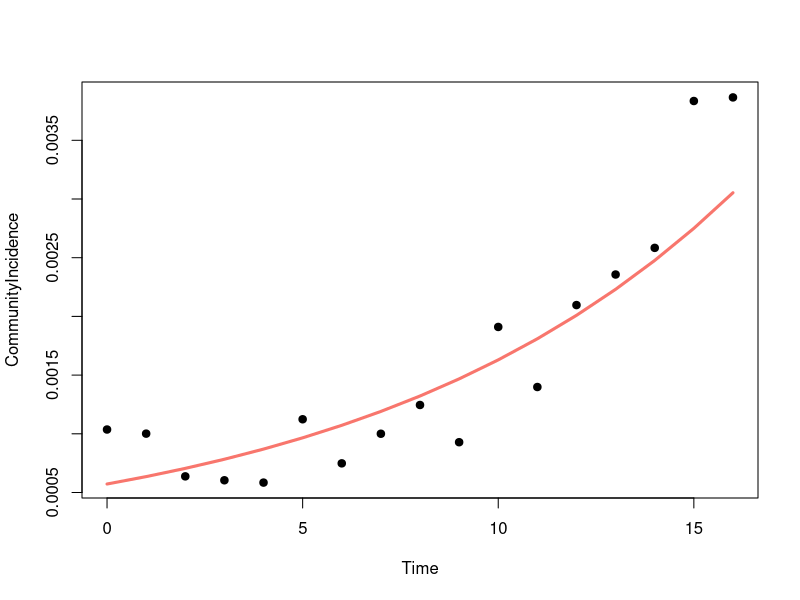
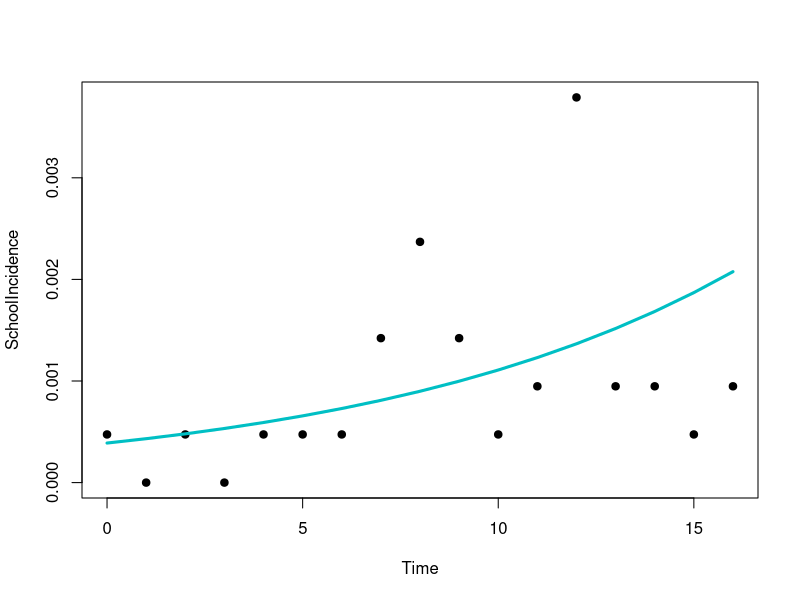
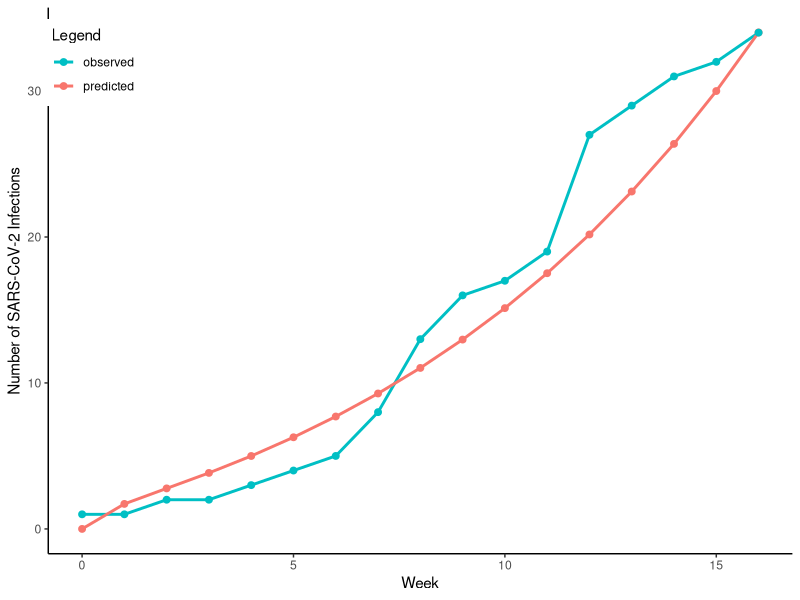
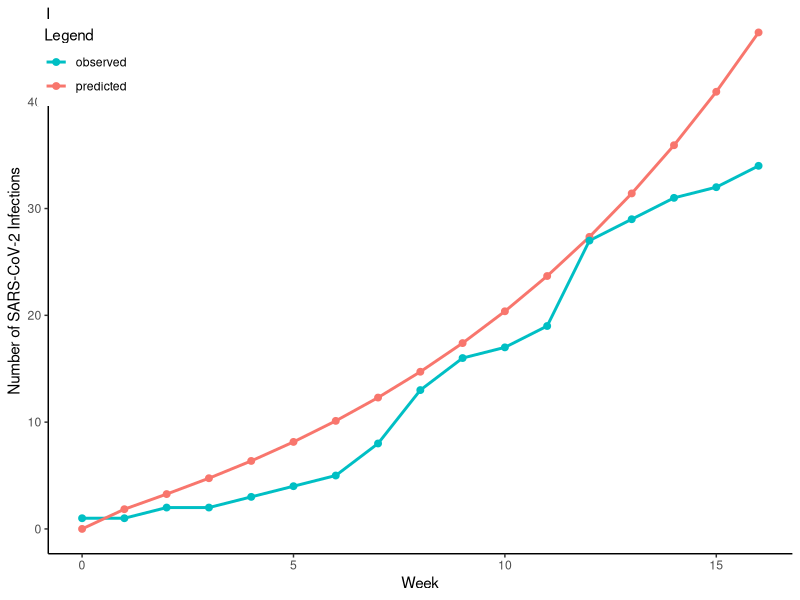
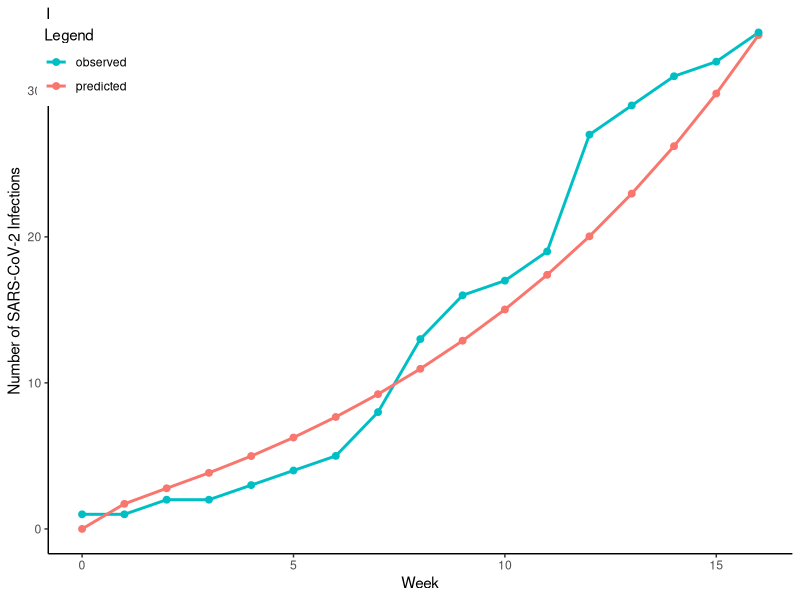
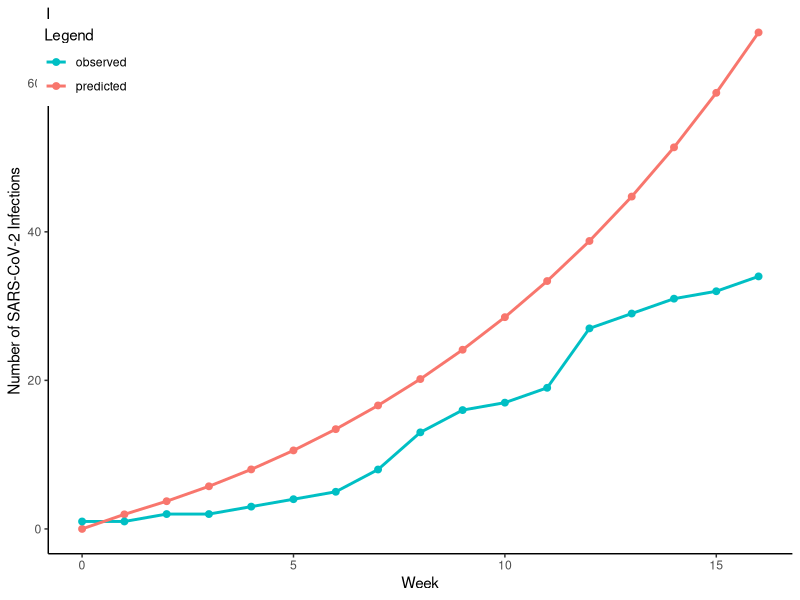
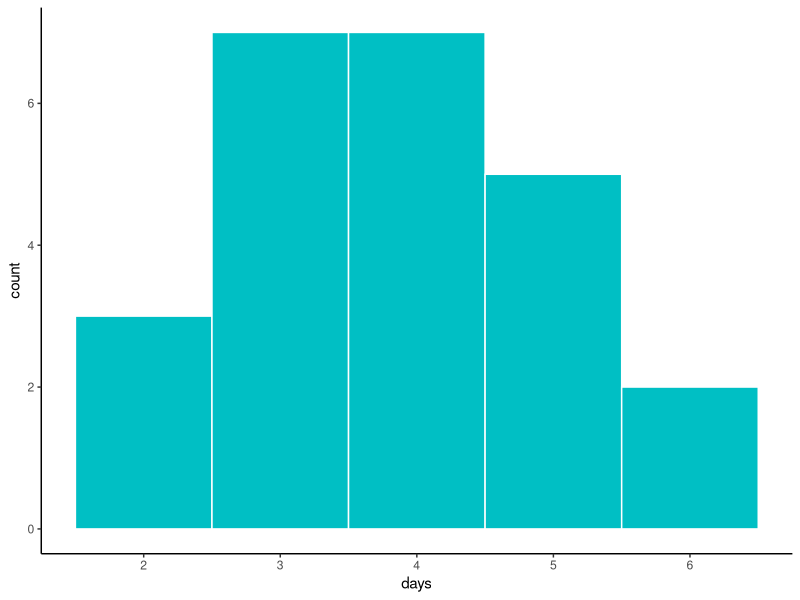
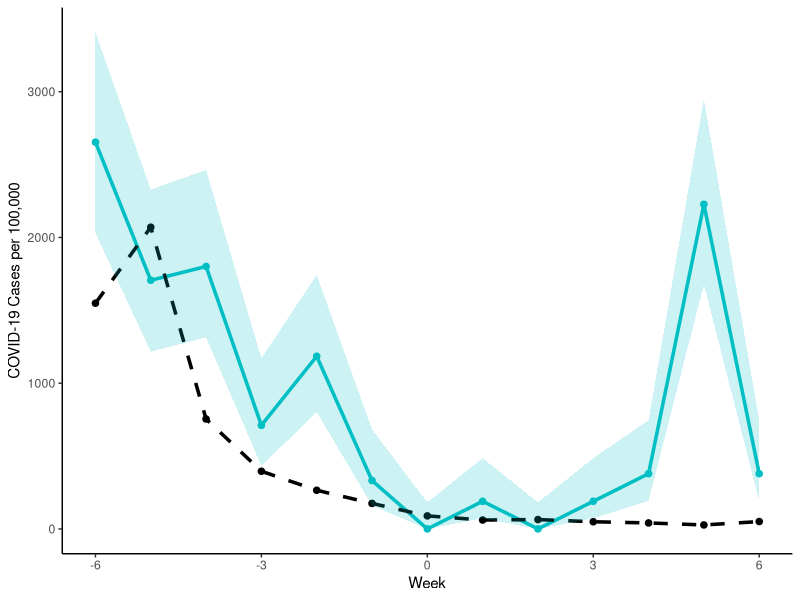

Write the R code that produced these figures, in order.
#### LOAD PACKAGES ####
library(dplyr)
library(tidyr)
library(tidyverse)
library(magrittr)
library(ggplot2)
library(broom)
library(epitools)

#### EXPONENTIAL MODEL FOR COMMUNITY INCIDENCE ####
Fit <- structure(list(Time = c(seq(0,16,1)), 
                    CommunityIncidence = c(0.001036604,
                                           0.001001481,
                                           0.000637633,
                                           0.000604311,
                                           0.000584497,
                                           0.001123964,
                                           0.000748409,
                                           0.00100058,
                                           0.001245546,
                                           0.000928531,
                                           0.001910198,
                                           0.001398651,
                                           0.002096625,
                                           0.002356902,
                                           0.002583856,
                                           0.003834806,
                                           0.003865427),
                       SchoolIncidence = c(0.000473934,
                                           0,
                                           0.000473934,
                                           0,
                                           0.000473934,
                                           0.000473934,
                                           0.000473934,
                                           0.001421801,
                                           0.002369668,
                                           0.001421801,
                                           0.000473934,
                                           0.000947867,
                                           0.003791469,
                                           0.000947867,
                                           0.000947867,
                                           0.000473934,
                                           0.000947867)), 
                .Names = c("Time", "CommunityIncidence","SchoolIncidence"), class = "data.frame")

attach(Fit)
names(Fit)

exponential.model <- lm(log(CommunityIncidence)~ Time)
summary(exponential.model)

timevalues <- seq(0,16,1)

Counts.exponential1 <- exp(predict(exponential.model,list(Time=timevalues)))
Counts.exponential2 <- 0.68*Counts.exponential1

plot(Time, CommunityIncidence,pch=19)
lines(timevalues, Counts.exponential1,lwd=3, col = "#F8766D", xlab = "Week", ylab = "Community Incidence")

plot(Time, SchoolIncidence,pch=19)
lines(timevalues, Counts.exponential2,lwd=3, col = "#00BFC4", xlab = "Week", ylab = "School Incidence")

#### GRAPHING BASELINE MODEL VS OBSERVED ####

Baseline <- data.frame(time = c(seq(0,16,1)),
                predicted = c(0,
                              1.7130066008870763,
                              2.775883369811892,
                              3.836953455302492,
                              4.995626534467406,
                              6.277877169266246,
                              7.700001547690655,
                              9.277904790173721,
                              11.028759887362543,
                              12.971480793502517,
                              15.126987415286676,
                              17.518438935326134,
                              20.171473385627746,
                              23.114466210579184,
                              26.37881248466417,
                              29.99923628712784,
                              34.01412544929426),
                observed = c(1,1,2,2,3,4,5,8,13,
                             16,17,19,27,29,31,
                             32,34))

Baseline <- gather(Baseline,key="predobs",value="infections",2:3)

head(Baseline)

ggplot(data=Baseline,aes(x=time,y=infections, color = predobs))+
  geom_line(size=1)+
  geom_point(size=2)+
  theme_classic()+
  scale_color_manual(values = c("#00BFC4","#F8766D"))+
  xlab("Week")+
  ylab("Number of SARS-CoV-2 Infections")+
  labs(color="Legend")+
  theme(legend.position=c(0.06,0.9))



#### NO MASKING ####

NoMask <- data.frame(time = c(seq(0,16,1)),
                predicted = c(0,
                              1.8456714500446870,
                              3.2619077628186504,
                              4.7465314821116250,
                              6.3651700634809590,
                              8.1470441282375730,
                              10.116776726703483,
                              12.298565423638674,
                              14.717620375301435,
                              17.401010345943625,
                              20.378261217731186,
                              23.681836527477053,
                              27.347571439392365,
                              31.415095944159766,
                              35.928273429999320,
                              40.935662797480210,
                              46.491023268790280),
                observed = c(1,1,2,2,3,4,5,8,13,
                             16,17,19,27,29,31,
                             32,34))

NoMask <- gather(NoMask,key="predobs",value="infections",2:3)

ggplot(data=NoMask,aes(x=time,y=infections, color = predobs))+
  geom_line(size=1)+
  geom_point(size=2)+
  theme_classic()+
  scale_color_manual(values = c("#00BFC4","#F8766D"))+
  xlab("Week")+
  ylab("Number of SARS-CoV-2 Infections")+
  labs(color="Legend")+
  theme(legend.position=c(0.05,0.9))



#### NO VENTILATION ####

NoVent <- data.frame(time = c(seq(0,16,1)),
                     predicted = c(0,
                                   1.7169834164712747,
                                   2.7831807401528550,
                                   3.8398691892068957,
                                   4.9888157132518800,
                                   6.2584767524694880,
                                   7.6663626933187370,
                                   9.2288884014346520,
                                   10.963465794727892,
                                   12.889177143119785,
                                   15.027126288749253,
                                   17.400713880894262,
                                   20.035908017552547,
                                   22.961531373869040,
                                   26.209575730678374,
                                   29.815552274738800,
                                   33.818876050213426),
                     observed = c(1,1,2,2,3,4,5,8,13,
                                  16,17,19,27,29,31,
                                  32,34))
NoVent <- gather(NoVent,key="predobs",value="infections",2:3)

ggplot(data=NoVent,aes(x=time,y=infections, color = predobs))+
  geom_line(size=1)+
  geom_point(size=2)+
  theme_classic()+
  scale_color_manual(values = c("#00BFC4","#F8766D"))+
  xlab("Week")+
  ylab("Number of SARS-CoV-2 Infections")+
  labs(color="Legend")+
  theme(legend.position=c(0.05,0.9))



#### NO MASKING, NO VENTILATION ####

NoMaskNoVent <- data.frame(time = c(seq(0,16,1)),
                     predicted = c(0,
                                   1.9582047934636067,
                                   3.7302998978076323,
                                   5.7373377354963555,
                                   8.0114354784573760,
                                   10.569168830495663,
                                   13.431358278886254,
                                   16.623720035554268,
                                   20.176683700547496,
                                   24.125329511971180,
                                   28.509461315782744,
                                   33.373792709845965,
                                   38.768223745581720,
                                   44.748194120965444,
                                   51.375103041725190,
                                   58.716796209141236,
                                   66.84809590518435),
                     observed = c(1,1,2,2,3,4,5,8,13,
                                  16,17,19,27,29,31,
                                  32,34))

NoMaskNoVent <- gather(NoMaskNoVent,key="predobs",value="infections",2:3)

ggplot(data=NoMaskNoVent,aes(x=time,y=infections, color = predobs))+
  geom_line(size=1)+
  geom_point(size=2)+
  theme_classic()+
  scale_color_manual(values = c("#00BFC4","#F8766D"))+
  xlab("Week")+
  ylab("Number of SARS-CoV-2 Infections")+
  labs(color="Legend")+
  theme(legend.position=c(0.05,0.9))



#### MEAN INCUBATION PERIOD ####

# create data frame
IncPer <- data.frame(days = c(2,2,2,
                              3,3,3,3,3,3,3,
                              4,4,4,4,4,4,4,
                              5,5,5,5,5,
                              6,6))
head(IncPer)

# calculate mean incubation period
mean(IncPer$days)

# plot histogram
ggplot(data=IncPer,aes(x=days))+
  geom_histogram(binwidth=1,color="white",fill="#00BFC4")+
  theme_classic()



#### INTERRUPTED TIME SERIES FOR MASKING ####

# create data frame
itsData <- data.frame(week=c(-6,-5,-4,-3,-2,-1,0,1,2,3,4,5,6),
                          School_Incidence=c(2654.028436,
                                             1706.161137,
                                             1800.947867,
                                             710.9004739,
                                             1184.834123,
                                             331.7535545,
                                             0,
                                             189.5734597,
                                             0,
                                             189.5734597,
                                             379.1469194,
                                             2227.488152,
                                             379.1469194),
                       Community_Incidence=c(1548.872614,
                                             2070.417055,
                                             754.1725357,
                                             395.7289374,
                                             265.2302505,
                                             174.9889225,
                                             89.34071595,
                                             60.97143619,
                                             64.12357838,
                                             49.08335705,
                                             40.97784855,
                                             27.10842288,
                                             50.43427513),
                                        y3=c(2030,
                                             1216,
                                             1315,
                                             431,
                                             803,
                                             160,
                                             0,
                                             73,
                                             0,
                                             73,
                                             192,
                                             1679,
                                             192),
                                        y4=c(3407,
                                             2329,
                                             2463,
                                             1170,
                                             1743,
                                             683,
                                             181.7,
                                             486,
                                             181.7,
                                             486,
                                             746,
                                             2949,
                                             746))

# create ITS plot
ggplot(itsData, aes(week)) +  
  geom_line(aes(y = School_Incidence), color = "#00BFC4",size=1.2) +
  geom_line(aes(y = Community_Incidence), color = "black",linetype="dashed",size=1.2)+
  geom_point(aes(y = School_Incidence), color = "#00BFC4",size=1.9) +
  geom_point(aes(y = Community_Incidence), color = "black",size=1.9)+
  geom_ribbon(aes(ymin=y3,ymax=y4),fill="#00BFC4",alpha=0.2)+
  xlab("Week") + ylab("COVID-19 Cases per 100,000")+
  theme_classic()

IRR<-matrix(c(10,71,2100,2039),nrow = 2, ncol = 2)
rateratio.wald(IRR)



#### COMMUNITY INCIDENCE AND MASKING POLICY ANALYSIS ####

# Bar Graph #

BarGraphData <- data.frame(CommunityIncidence = c("0002","0010","0050","0100","0500","1000","2000"),
                  NoMaskMandate = c(2,4,12,23,96,166,258),
                  MaskMandate = c(0,0,1,2,9,16,27))

BarGraphData <- gather(BarGraphData,key="MaskPolicy",value="SecondaryInfections",2:3)

ggplot(data = BarGraphData)+
  geom_bar(aes(x=CommunityIncidence,y=SecondaryInfections,fill=MaskPolicy,color=MaskPolicy),stat = "identity",
           position = position_dodge())+
  xlab("Community Incidence per 100,000 Persons") + ylab("Number of Secondary SARS-CoV-2 Infections")+
  theme_classic()
  
# Linear Regressions #

LinRegCommIncNoMask <- data.frame(CommunityIncidence = c(2,10,50,100,500,1000,2000),
                                  SecondaryInfections = c(2,4,12,23,96,166,258))

LinModCommIncNoMask <- lm(SecondaryInfections~CommunityIncidence, data=LinRegCommIncNoMask)
summary(LinModCommIncNoMask)

ggplot(data=LinRegCommIncNoMask, aes(x=CommunityIncidence, y=SecondaryInfections)) +
  geom_point() +
  stat_smooth(method="lm",se=FALSE,color="#F8766D")+
  labs(x = "Community Incidence per 100,000 Persons",
       y = "Predicted Secondary Infections")+
  theme_classic()

  ##
  
LinRegCommIncMask <- data.frame(CommunityIncidence = c(2,10,50,100,500,1000,2000),
                                    SecondaryInfections = c(0,0,1,2,9,16,27))
  
LinModCommIncMask <- lm(SecondaryInfections~CommunityIncidence, data=LinRegCommIncMask)
summary(LinModCommIncMask)
  
ggplot(data=LinRegCommIncMask, aes(x=CommunityIncidence, y=SecondaryInfections)) +
  geom_point() +
  stat_smooth(method="lm",se=FALSE,color="#00BFC4")+
labs(x = "Community Incidence per 100,000 Persons",
     y = "Secondary Infections")



dfx <- data.frame(time = c(seq(0,16,1)),
                  "0002 per 100,000" = c(0,
                          1.7038292858595614,
                          2.5427870021442898,
                          3.060709016293248,
                          3.399967449488923,
                          3.633451966199988,
                          3.8038667196582963,
                          3.93664630236676,
                          4.0469671978217345,
                          4.143886912233917,
                          4.232811081995397,
                          4.316965876983234,
                          4.398276687462223,
                          4.47789257173169,
                          4.556499219230511,
                          4.634505742506043,
                          4.7121561324876),
                  "0010 per 100,000" = c(0,
                           1.7396361734390384,
                           2.7109830881928567,
                           3.431236186595899,
                           4.01534807306014,
                           4.519090098526016,
                           4.974907200632111,
                           5.402112474756104,
                           5.812231563139481,
                           6.212144234979199,
                           6.605957570244411,
                           6.996123428737934,
                           7.384105793856603,
                           7.770778871473538,
                           8.15666483767808,
                           8.54207579094622,
                           8.927198498129854),
                  "0050 per 100,000" = c(0,
                          1.9186434476714596,
                          3.5516325592713294,
                          5.282514928951149,
                          7.088700857180296,
                          8.940032393719477,
                          10.817454064490956,
                          12.709583203133704,
                          14.609687897743017,
                          16.513814249851013,
                          18.419663160451066,
                          20.325918192804604,
                          22.231845345996177,
                          24.137053735781635,
                          26.041353344722296,
                          27.944670397683176,
                          29.846997089944477),
                  "0100 per 100,000" = c(0,
                           2.1423389260464867,
                           4.601669179866739,
                           7.593436828927517,
                           10.922088734295937,
                           14.449275507030254,
                           18.09110293257924,
                           21.797630949763203,
                           25.53931835487772,
                           29.29881304090451,
                           33.06602656376781,
                           36.835187859165316,
                           40.60308211608753,
                           44.36800016730837,
                           48.129112652405716,
                           51.88609825277112,
                           55.63892357377637),
                  "0500 per 100,000" = c(0,
                           3.9293599196599405,
                           12.971059850668693,
                           25.954586878253654,
                           41.260615624862865,
                           57.85638982079235,
                           75.12383260666952,
                           92.70043741541248,
                           110.37810044948878,
                           128.04108442683315,
                           145.62828787809391,
                           163.11047652384457,
                           180.47664544172596,
                           197.7259279108439,
                           214.86283905295724,
                           231.89452430012236,
                           248.82918993284892),
                  "1000 per 100,000" = c(0,
                            6.156795063119442,
                            23.356050916938162,
                            48.59445784783335,
                            78.37916680678657,
                            110.49775068219384,
                            143.63915411094618,
                            177.0541529300839,
                            210.33442826059786,
                            243.27412545564906,
                            275.784581766713,
                            307.8426917274833,
                            339.4602440824636,
                            370.6661276973994,
                            401.4962560065432,
                            431.9880781188065,
                            462.177744472054),
                  "2000 per 100,000" = c(0,
                            10.590631602593731,
                            43.87355351749269,
                            92.8616149788242,
                            150.04181782322544,
                            210.6991093458011,
                            272.12584150261443,
                            332.8828913086961,
                            392.2938255310437,
                            450.1181015464757,
                            506.34874020773304,
                            561.0924776352321,
                            614.5021711272839,
                            666.7407990068114,
                            717.9638038935475,
                            768.3115887213571,
                            817.9073449980591))

dfx <- gather(dfx,key="CommunityIncidence",value="TotalInfections",2:8)

dfx

ggplot(data=dfx,aes(x=time,y=TotalInfections, color = CommunityIncidence))+
  geom_line(size=1)+
  geom_point(size=2)+
  theme_classic()+
  xlab("Week")+
  ylab("Number of SARS-CoV-2 Infections")+
  labs(color="Legend")
